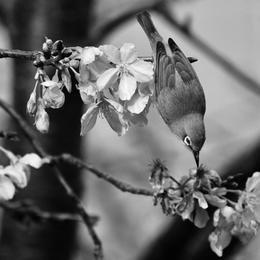
%> input picture hw2/Bird 1.tif, 260 x 260 px, shrunk from 512 x 512 before the run
$ octave LPF.m   (GNU Octave 9; MATLAB toolbox functions it lacks are replaced by stand-ins)
%> lines starting %> are read from the running program, lines starting %| are printed output that depends on the picture; in (x1, y1, x2, y2) boxes, pixels count from 0 and x2, y2 are one past the last pixel; in counts of white or black regions, pixels touching at a corner belong together; the program's own positions count from 1
% Matlab Program to demonstrate the "Low pass Filtering of an image using
% 2D-DFT"
clc;
clear all; %#ok<CLSCR>
close all;
%%%%%%%%%%%%%%%%%%%%%%%%%%%%%%%%%%%%%%%%%%%%%%%%%%%%%%%%%%%%%%%%%%%%%%%%%%%
% Algorithm for filtering in the frequency Domain
% Step1: Given ain input image f(x,y) of size M x N, obtain the pading
% parameters P and Q. Typically, we select P = 2M and Q = 2N
% Step2: Form a padded image fp(x,y) of size P X Q by appending the
% necessary number of zeros to f(x,y).
% Step3: Multiply fp(x,y) by (-1)^(x+y)
% Step4: Compute the DFT, F(u,v) of the image from Step 3
% Step5: Generate a Real, Symmetric Filter Function H(u,v) of size P X Q
% with center at coordinates (P/2,Q/2),
% Step 6:Form the product G(u,v) = H(u,v)F(u,v) using array multiplication
% Obtain the processed image
% Step 7: gp(x,y) = {real{inverse DFT[G(u,v)]}(-1)^(x+y)
% Step 8: Obtain the final processed result g(x,y) by extracting the M X N region
% from the top, left quadrant of gp(x,y)
%%%%%%%%%%%%%%%%%%%%%%%%%%%%%%%%%%%%%%%%%%%%%%%%%%%%%%%%%%%%%%%%%%%%%%%%%%%
% Algorith Implementation
% Step1: Given ain input image f(x,y) of size M x N, obtain the pading
% parameters P and Q. Typically, we select P = 2M and Q = 2N
a = imread('Bird 1.tif');
%> a is the input picture: size 260x260 uint8; min 0, max 255, mean 106.7
% Converting the image class into "double"
b = im2double(a);
% reading the image size
[m,n] = size(b);
%> m = 260; n = 260
% creating a null array of size 2m X 2n
c = zeros(2*m,2*n);
% reading the size of the null array
[p,q] = size(c);
%> p = 520; q = 520
% Step 2
% appdending the original image with the null array to create a padding
% image hence it is Step 2
for i = 1:p
    for j = 1:q
        if i <= m && j<= n
            c(i,j) = b(i,j);
        else
            c(i,j) = 0;
        end
    end
end
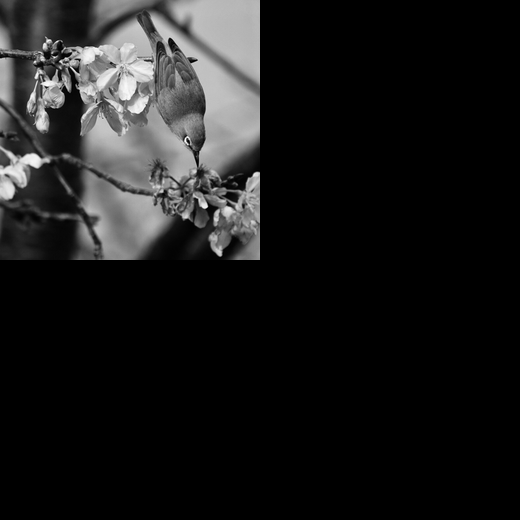
%> c: size 520x520 double; min 0, max 1, mean 0.105
imshow(b);title('original image');
figure;
imshow(c);title('padded image');
% Step 3
% creating a null array of size p X q
d = zeros(p,q);
% Multiplying the padded image with (-1)^(x+y)
for i = 1:p
    for j = 1:q
        d(i,j) = c(i,j).*(-1).^(i + j);
    end
end
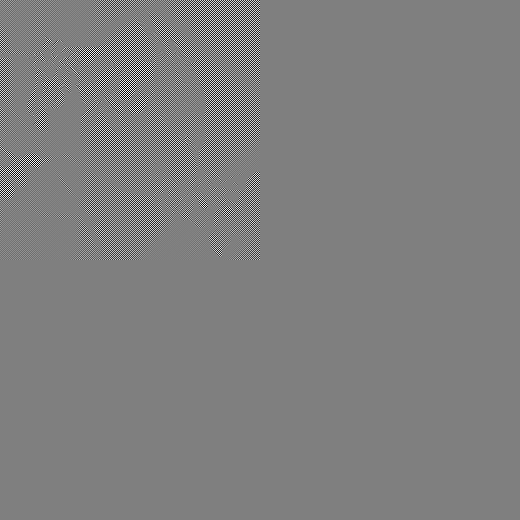
%> d: size 520x520 double; min -1, max 1, mean -5.51e-07; drawn with min black and max white
figure;
imshow(d);title('pre processed image for calculating DFT');
% Step 4
% Computing the 2D DFT using "fft2" matlab command
e = fft2(d);
figure;imshow(e);title('2D DFT of the pre processed image');
%%%%%%%%%%%%%%%%%%%%
% Step 5
% Generating the Real, Symmetric Filter Function
% Here we will implement a "Low Pass Filter" using "freqspace" matlab
% command
[x,y] = freqspace(p,'meshgrid');
z = zeros(p,q);
for i = 1:p
    for j = 1:q
        z(i,j) = sqrt(x(i,j).^2 + y(i,j).^2);
    end
end
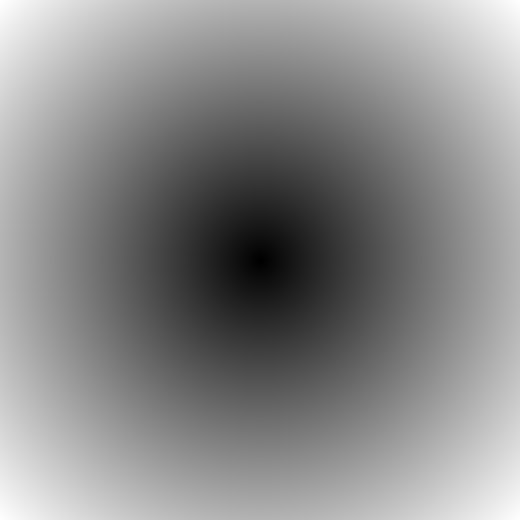
%> z: size 520x520 double; min 0, max 1.41, mean 0.765; drawn with min black and max white
% Choosing the Cut off Frequency and hence defining the low pass filter
% mask
H = zeros(p,q);
for i = 1:p
    for j = 1:q
        if z(i,j) <= 0.4  % here 0.4 is the cut-off frequency of the LPF
            H(i,j) = 1;
        else
            H(i,j) = 0;
        end
    end
end
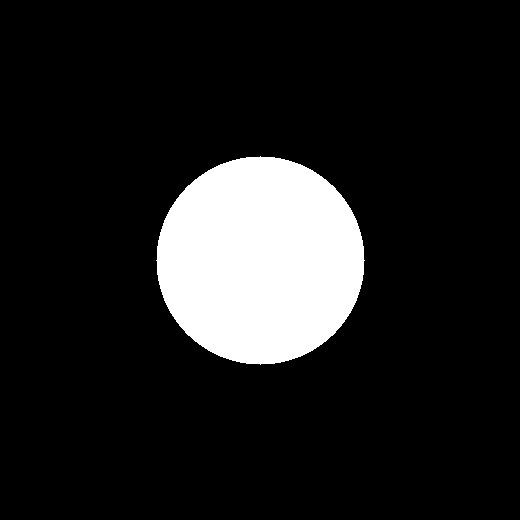
%> H: size 520x520 double; values 0 (black) and 1 (white), 12.6% white; 1 white region, box (x1, y1, x2, y2) and area: (156, 156, 365, 365) 33949
figure;imshow(H);title('Low Pass Filter Mask');
%%%%%%%%%%%%%%%%%%%%%%%%%%%%%%%%%%%%%%
% Step 6:Form the product G(u,v) = H(u,v)F(u,v) using array multiplication
% Obtain the processed image
% from the previous program lines we know that,
% e : the 2D DFT output of pre processed image
% H : the mask for Low Pass Filter
% let out is the variable
h1 = e.*H;
figure;
imshow(h1);title('Low passed output');
% Step 7: gp(x,y) = {real{inverse DFT[G(u,v)]}(-1)^(x+y)
% calculation of inverse 2D DFT of the "out"
h2 = ifft2(h1);
figure;
imshow(h2);title('output image after inverse 2D DFT');
% post process operation
h3 = zeros(p,q);
for i = 1:p
    for j = 1:q
        h3(i,j) = h2(i,j).*((-1).^(i+j));
    end
end
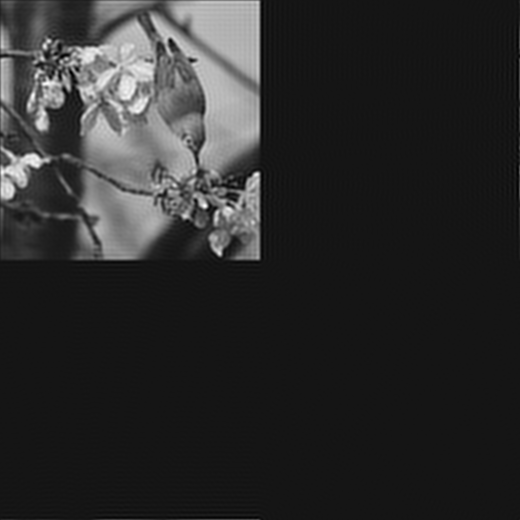
%> h3: size 520x520 double; min -0.0973, max 1.07, mean 0.105; drawn with min black and max white
figure;
imshow(h3);title('Post Processed image');
% Step 8: Obtain the final processed result g(x,y) by extracting the M X N region
% from the top, left quadrant of gp(x,y)
% let the smoothed image or low pass filtered image is "out"
out = zeros(m,n);
for i = 1:m
    for j = 1:n
        out(i,j) = h3(i,j);
    end
end
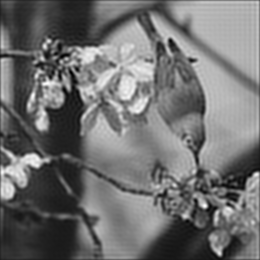
%> out: size 260x260 double; min -0.0944, max 1.07, mean 0.417; drawn with min black and max white
figure;
imshow([b out]);title('input image                 output image');
%> after `imshow([b out])`:
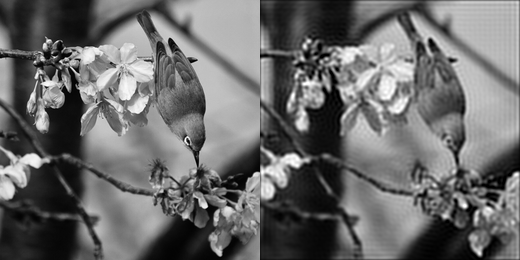
%> displayed picture: size 260x520, on the screen's scale of 0 to 255; min 0, max 255, mean 106.5
%%%%%%%%%%%%%%%%%%%%%%%%%%%%%%%%%%%%%%%%%%%%%%%%%%%%%%%%%%%%%%%%%%%%%%%%%%%
% Program developed by : Jagadeesh Samudrala, Asst. Prof, Dept. of ECE,
% Aditya Engineering College, Surampalem, East Godavari Dist, Andhra
% Pradesh, India.
% for any Questions mail me at: samudrala.naren@gmail.com
%%%%%%%%%%%%%%%%%%%%%%%%%%%%%%%%%%%%%%%%%%%%%%%%%%%%%%%%%%%%%%%%%%%%%%%%%%%
